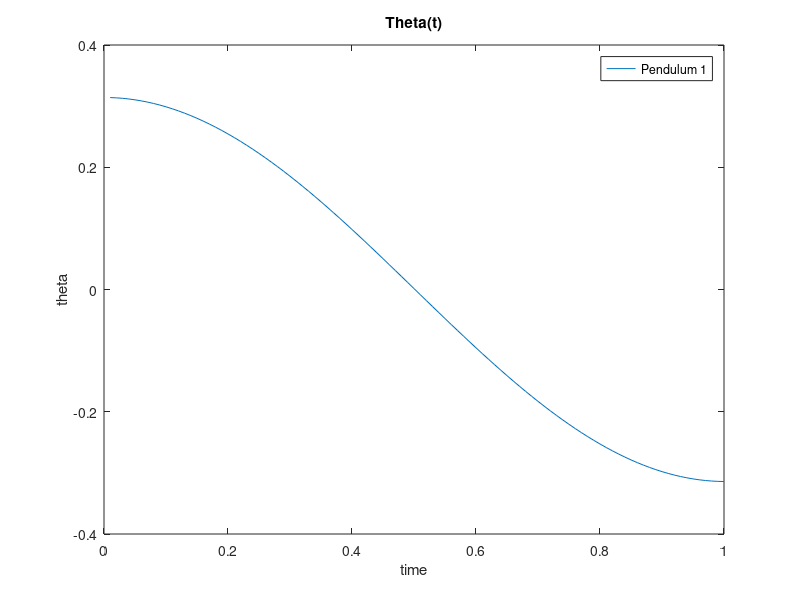
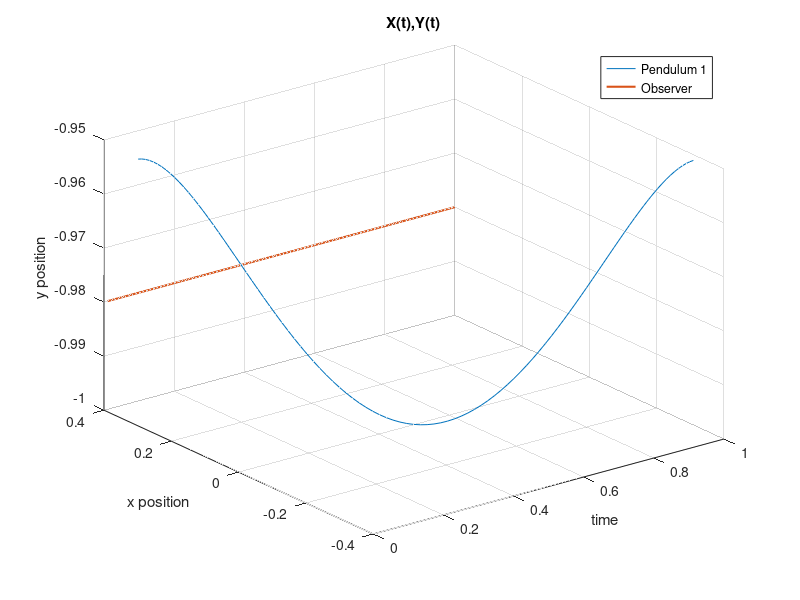

MATLAB code for these plots, in order: (Note: this script raises an error after producing the figures.)
clc

clear all
hold off

% Code exploring DLL with a Feature X and an Observer Y.
% The obsever can be held at a fixed point, or given its own trajectory.
% Values/Measurements/parameters to consider:
% Range
% Heading
% Velocity of observer/feature (constatnt?)
% Relative velocity between observer/feature
% Rcceleration of observer/feature (constatnt?)
% Relative acceleration between observer/feature
% Subtracting the observer from the feature gives the motion as if the
% observer is the origin.

% add noise
% rebuild feature trajectory from sensor measurement

%observer noise
%extract dynamics
%Mass spring damper
%
%% Initialize
%t = -100:0.1:100;
g = 9.81;                   %acceration of gravity
l=1;                        % pendulum length
N = 1;                      %number of oscilations
dt = 0.01;                  % Time step
tf = 0.5*N*(2*pi*sqrt(l/g));% length of simulation, multiple of half period
tf = round(tf);             %final time of simulation, rounded for ease of indexing
n = tf/dt;                  %number of iterations

%observer Y=[x1,y1]
    Y=zeros(2,n); % initialize observer

    Y(1,:) = 0.4;
    Y(2,:) = -0.98;

%feature X=[x2,y2]
    X=zeros(2,n); % initialize feature trajectory

    theta0 = pi/10; %initial pedulum theta

    for ii = 1:tf/dt
        t=ii*dt;
        theta = theta0*cos(sqrt(g/l)*t); % Pendulum EOM (small order approx)

        traj(ii,1)= t;
        traj(ii,2)= theta;

    end

    traj(:,3) = l*sin(traj(:,2));
    traj(:,4) = -l*cos(traj(:,2));

    X(1,:) = traj(:,3);
    X(2,:) = traj(:,4);
    T = traj(:,1).'; %time vector
    
    %X(1,:) = t;
    %X(2,:) = 0;
    % 
    %X(1,:) = t;
    %X(2,:) = t;
    
    figure(1)
    clf
    
    plot(traj(:,1),traj(:,2))
    legend('Pendulum 1')
    title('Theta(t)')
    xlabel('time')
    ylabel('theta')
    
    figure(2)
    clf
    plot3(traj(:,1),traj(:,3),traj(:,4),traj(:,1),Y(1,:),Y(2,:),'linewidth',1.5 )
    legend('Pendulum 1', 'Observer')
    title('X(t),Y(t)')
    xlabel('time')
    ylabel('x position')
    zlabel('y position')
    grid on
    
    
%% Analytical Range & Heading
D = X-Y;  %Relative Dynamics
del_x = D(1,:); % x delta
del_y = D(2,:); % y delta
range = sqrt((D(1,:).^2)+(D(2,:).^2)); %total range
heading = atan2(D(2,:),D(1,:)); % heading

for ii = 1:tf/dt
if heading(ii) <= 0
    heading(ii) = (2*pi)-abs(heading(ii));
else
end
end
%% Observer noise
obs_sigma = 0.001;
obs_noise = obs_sigma * randn(1,n);
obs_sensed = Y + obs_noise;

%% Noisy measurments

D_noise = X-obs_sensed;
range_obs_noise = sqrt((D_noise(1,:).^2)+(D_noise(2,:).^2)); %total range
heading_obs_noise = atan2(D_noise(2,:),D_noise(1,:)); % heading

range_sigma = 0.01;
heading_sigma = 0.01;

range_noise = range_sigma * randn(1,n); 
heading_noise = heading_sigma * randn(1,n); 

range_sensed = range_obs_noise + range_noise;
heading_sensed = heading_obs_noise + heading_noise;
for ii = 1:tf/dt
if heading_sensed(ii) <= 0
    heading_sensed(ii) = (2*pi)-abs(heading_sensed(ii));
else
end
end
%% Calculate Feature Trajectory

del_y_sensed = range_sensed.*sin(heading_sensed);
del_x_sensed = range_sensed.*cos(heading_sensed);

%% Fit points
p = polyfit(del_x_sensed,del_y_sensed,4);
xspace = del_x_sensed(1,n):dt:del_x_sensed(1,1);
Polycurve = polyval(p,xspace);

%% PLOTs
figure(3)
clf

nexttile
plot(Y(1,:), Y(2,:), 'o', X(1,:), X(2,:), 'Linewidth', 1)
%axis([-10 100 -1 2])
legend('observer','feature')
title('Trajectories')
xlabel('x')
ylabel('y')

nexttile
plot(D(1,:), D(2,:), 'k', 'Linewidth', 1)
legend('Relative motion of X')
title('Relative Motion of X viewed from Y')
xlabel('x')
ylabel('y')

nexttile
plot (T,del_x, 'b', T,del_y, 'r', T,range, 'g', 'Linewidth', 1)
legend('x delta','y delta','range')
title('Distance Measurements')
xlabel('time')
ylabel('distance')

nexttile
plot(T, heading, 'k', 'Linewidth', 1)
legend('Heading')
title('Heading Measurements')
xlabel('time')
ylabel('radians')

figure(4)
clf

nexttile
plot (T,range_sensed, 'b', 'Linewidth', 1)
legend('Measured range')
title('Distance Measurement')
xlabel('time')
ylabel('distance')

nexttile
plot (T,heading_sensed, 'b', 'Linewidth', 1)
legend('Measured heading')
title('Heading Measurement')
xlabel('time')
ylabel('radians')

nexttile
plot (T,del_x_sensed, 'b', T,del_y_sensed, 'g', 'Linewidth', 1)
legend('x delta','y delta')
title('Reconstructed Component Measurements')
xlabel('time')
ylabel('distance')

nexttile
plot(xspace, Polycurve, 'Linewidth', 1)
hold on
scatter(del_x_sensed, del_y_sensed, 'k')
%lsline
legend('Relative motion of X')
title('Reconstructed Relative Motion of X viewed from Y')
xlabel('x')
ylabel('y')